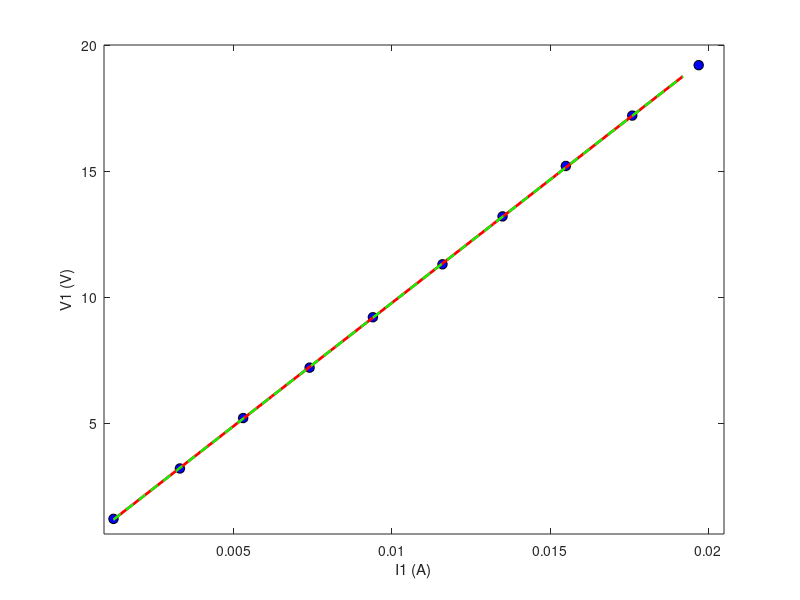
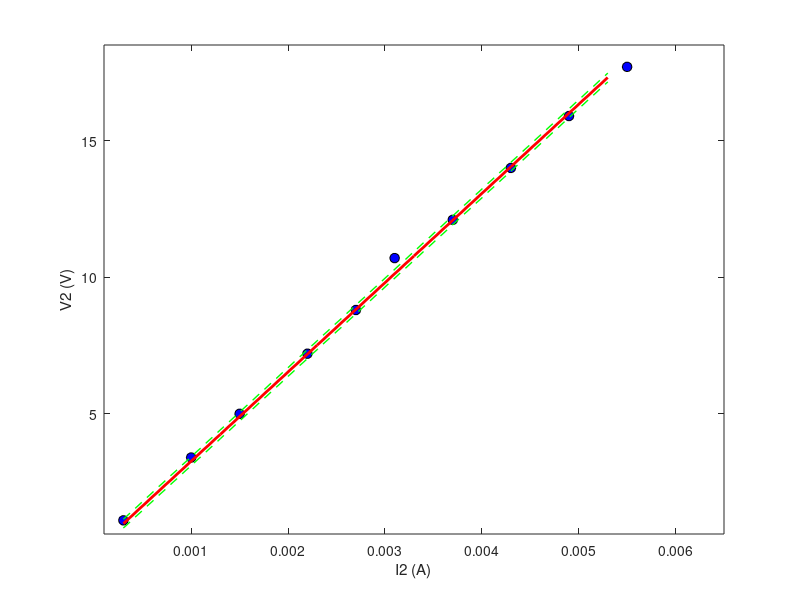
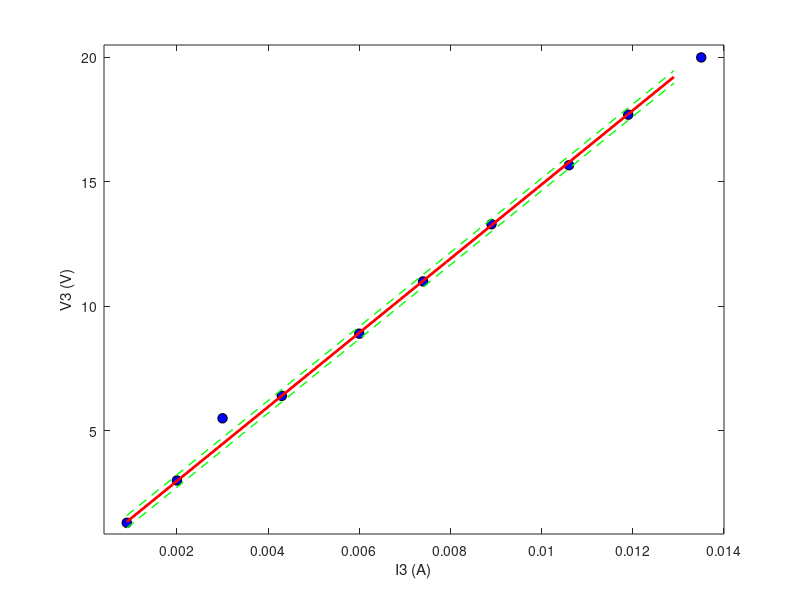

Reproduce these figures in MATLAB, in order.
clear

clc

%Data
%unknown resistor 1 brown black red gold
I1 = 1e-3*[1.2, 3.3, 5.3, 7.4, 9.4, 11.6, 13.5, 15.5, 17.6, 19.7]'; % converted from milliamps to amps
V1 = [1.2, 3.2, 5.2 7.2, 9.2, 11.3, 13.2, 15.2, 17.2, 19.2]';
%unknown resistor 2 orange orange red gold
I2 = 1e-3*[.3, 1.0, 1.5, 2.2, 2.7, 3.1, 3.7, 4.3, 4.9, 5.5]';
V2 = [1.1, 3.4, 5.0, 7.2, 8.8, 10.7, 12.1 14, 15.9 17.7]';
%unknown resistor 3 brown, green, red, gold
I3= 1e-3*[.9, 2.0, 3.0, 4.3, 6.0, 7.4, 8.9, 10.6, 11.9, 13.5]';
V3= [1.3, 3.0, 5.5, 6.4, 8.9, 11.00, 13.3, 15.67, 17.7, 20]';

% line of best fit 
slope1= I1\V1; % equation for resistance is V/I
slope2= I2\V2;
slope3= I3\V3;

I1_plot = [min(I1):1e-3:max(I1)]';
V1_plot = slope1.*I1_plot;

I2_plot = [min(I2):1e-3:max(I2)]';
V2_plot = slope2.*I2_plot;

I3_plot = [min(I3):1e-3:max(I3)]';
V3_plot = slope3.*I3_plot;

%confidence interval
n=length(I1);

sig1 = sqrt(sum((V1 - I1*slope1).^2)./(n - 1)); 
se_s1 = sig1*sqrt(1/((n - 1)*std(I1)^2)); 
ci_s1 = tinv(0.975,n - 1)*se_s1; 
SE1 = sig1.*sqrt(1/n + (I1_plot-mean(I1)).^2./(n-1)*std(I1).^2);
CI1 = tinv(0.975, n-1).*SE1;

sig2 = sqrt(sum((V2 - I2*slope2).^2)./(n - 1)); 
se_s2 = sig2*sqrt(1/((n - 1)*std(I2)^2)); 
ci_s2 = tinv(0.975,n - 1)*se_s2; 
SE2 = sig2.*sqrt(1/n + (I2_plot-mean(I2)).^2./(n-1)*std(I2).^2);
CI2 = tinv(0.975, n-1).*SE2;

sig3 = sqrt(sum((V3 - I3*slope3).^2)./(n - 1)); 
se_s3 = sig3*sqrt(1/((n - 1)*std(I3)^2)); 
ci_s3 = tinv(0.975,n - 1)*se_s3; 
SE3 = sig3.*sqrt(1/n + (I3_plot-mean(I3)).^2./(n-1)*std(I3).^2);
CI3 = tinv(0.975, n-1).*SE3;


%plots
figure(1)
clf
plot(I1,V1,'ok','MarkerFaceColor','b','MarkerSize',7)
hold on
plot(I1_plot,V1_plot,'r-','LineWidth',2)
plot(I1_plot,V1_plot + CI1,'g--','LineWidth',1)
plot(I1_plot,V1_plot - CI1,'g--','LineWidth',1)
hold off
set(figure(1), 'color', 'white')
axis([.0009, .0205, .6, 20]) 


ylabel('V1 (V)')
xlabel('I1 (A)')

figure(2)
clf
plot(I2,V2,'ok','MarkerFaceColor','b','MarkerSize',7)
hold on
plot(I2_plot,V2_plot,'r-','LineWidth',2)
plot(I2_plot,V2_plot + CI2,'g--','LineWidth',1)
plot(I2_plot,V2_plot - CI2,'g--','LineWidth',1)
hold off
set(figure(2), 'color', 'white')
axis([.0001, .0065, .6, 18.5]) 
ylabel('V2 (V)')
xlabel('I2 (A)')

figure(3)
clf
plot(I3,V3,'ok','MarkerFaceColor','b','MarkerSize',7)
hold on
plot(I3_plot,V3_plot,'r-','LineWidth',2)
plot(I3_plot,V3_plot + CI3,'g--','LineWidth',1)
plot(I3_plot,V3_plot - CI3,'g--','LineWidth',1)
hold off
set(figure(3), 'color', 'white')
axis([.0004, .0140, .85, 20.5])

ylabel('V3 (V)')
xlabel('I3 (A)')
% calculations
R1 = slope1;
R2 = slope2;
R3 = slope3;
ci_R1 = ci_s1;
ci_R2 = ci_s2;
ci_R3 = ci_s3;

disp('Resistor 1 (Ohms) =')
disp(R1)
disp('ci_R_1 =')
disp(ci_R1)
disp(' ')
disp('Resistor 2 (Ohms) =')
disp(R2)
disp('ci_R_2 =')
disp(ci_R2)
disp(' ')
disp('Resistor 3 (Ohms) =')
disp(R3)
disp('ci_R_3 =')
disp(ci_R3)
